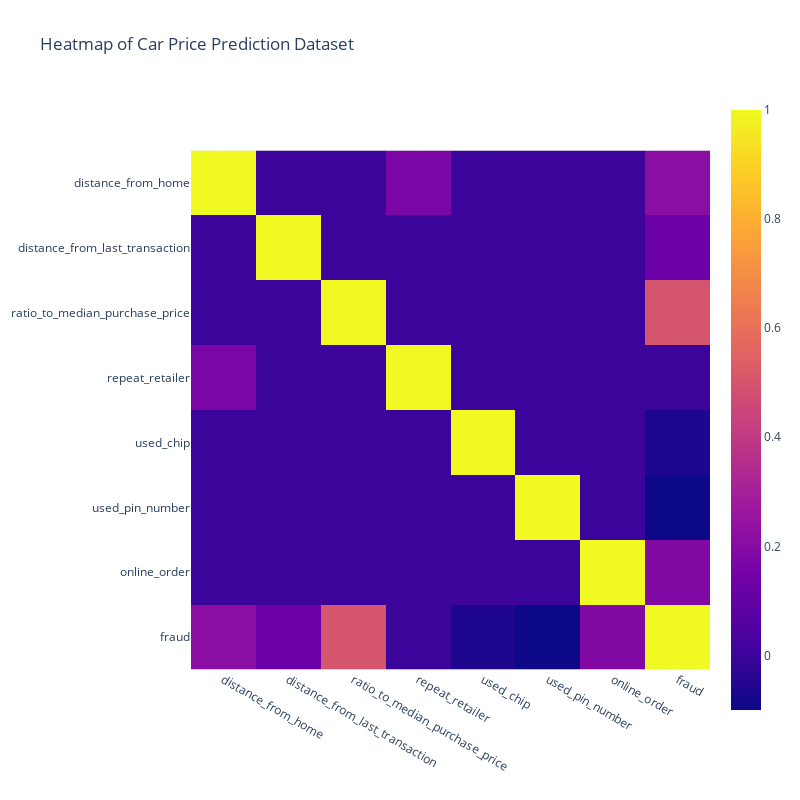

Notebook cell for this chart:
### Code cell
px.imshow(df.corr(), width=800, height=800, title="Heatmap of Car Price Prediction Dataset")

### Figure 1 — Plotly figure (JSON) as saved in the notebook; plotly's stock layout.template omitted (floating-point values rounded to 4 significant figures)
{"data": [{"coloraxis": "coloraxis", "hovertemplate": "x: %{x}<br>y: %{y}<br>color: %{z}<extra></extra>", "name": "0", "type": "heatmap", "x": ["distance_from_home", "distance_from_last_transaction", "ratio_to_median_purchase_price", "repeat_retailer", "used_chip", "used_pin_number", "online_order", "fraud"], "xaxis": "x", "y": ["distance_from_home", "distance_from_last_transaction", "ratio_to_median_purchase_price", "repeat_retailer", "used_chip", "used_pin_number", "online_order", "fraud"], "yaxis": "y", "z": [[1, 0.001111, -0.001531, 0.1713, -0.0009945, -0.001625, -0.001581, 0.2147], [0.001111, 1, 0.001028, -0.0005845, 0.0007088, -7.595e-05, 0.0006968, 0.1279], [-0.001531, 0.001028, 1, 0.0002346, 0.0005398, 0.001108, -0.000523, 0.4992], [0.1713, -0.0005845, 0.0002346, 1, -0.00136, -0.000399, -0.0005401, -0.001535], [-0.0009945, 0.0007088, 0.0005398, -0.00136, 1, -0.001409, -0.0001842, -0.06052], [-0.001625, -7.595e-05, 0.001108, -0.000399, -0.001409, 1, -0.0003402, -0.09995], [-0.001581, 0.0006968, -0.000523, -0.0005401, -0.0001842, -0.0003402, 1, 0.1914], [0.2147, 0.1279, 0.4992, -0.001535, -0.06052, -0.09995, 0.1914, 1]]}], "layout": {"coloraxis": {"colorscale": [[0, "#0d0887"], [0.1111, "#46039f"], [0.2222, "#7201a8"], [0.3333, "#9c179e"], [0.4444, "#bd3786"], [0.5556, "#d8576b"], [0.6667, "#ed7953"], [0.7778, "#fb9f3a"], [0.8889, "#fdca26"], [1, "#f0f921"]]}, "height": 800, "title": {"text": "Heatmap of Car Price Prediction Dataset"}, "width": 800, "xaxis": {"anchor": "y", "constrain": "domain", "domain": [0, 1], "scaleanchor": "y"}, "yaxis": {"anchor": "x", "autorange": "reversed", "constrain": "domain", "domain": [0, 1]}}}
